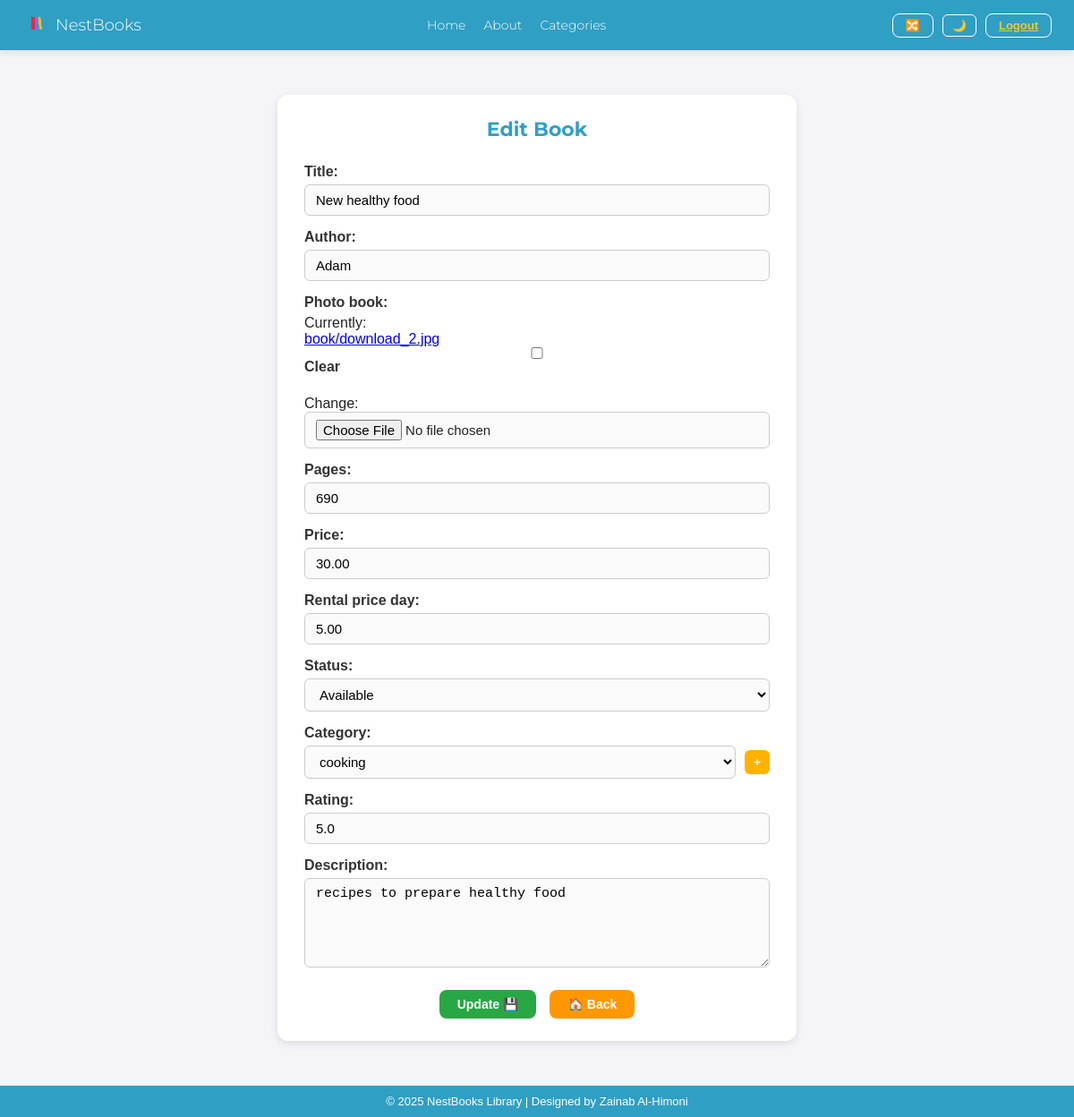
The page /books/edit/8/ (signed in) on the database its author committed.
### lms_app/models.py (models this page shows, shortened)
class Book(models.Model):
    STATUS_BOOK = [
        ('available', 'Available'),
        ('rental', 'Rental'),
        ('sold', 'Sold'),
    ]
    title = models.CharField(max_length=250)
    author = models.CharField(max_length=250, null=True, blank=True)
    photo_book = models.ImageField(upload_to='book', null=True, blank=True)
    pages = models.IntegerField(null=True, blank=True)
    price = models.DecimalField(max_digits=5, decimal_places=2, null=True, blank=True)
    rental_price_day = models.DecimalField(max_digits=5, decimal_places=2, null=True, blank=True)
    status = models.CharField(max_length=50, choices=STATUS_BOOK, null=True, blank=True)
    category = models.ForeignKey(Category, on_delete=models.PROTECT, null=True, blank=True)
    rating = models.FloatField(default=0)
    description = models.TextField(blank=True, null=True)

### lms_app/views.py (the view)
# urls.py: path('books/edit/<int:book_id>/', login_required(views.edit_book), name='edit_book'),
@login_required
def edit_book(request, book_id):
    book = get_object_or_404(Book, id=book_id)
    my_books = request.session.get('my_books', [])
    if not request.user.is_superuser and book.id not in my_books:
        return redirect('home')
    if request.method == 'POST':
        form = BookForm(request.POST, request.FILES, instance=book)
        if form.is_valid():
            form.save()
            return redirect('home')
    else:
        form = BookForm(instance=book)
    return render(request, 'books/add_book.html', {
        'form': form,
        'is_edit': True,
        'book': book
    })

### lms_app/forms.py
class BookForm(forms.ModelForm):
    rating = forms.DecimalField(
        required=False,
        min_value=0,
        max_value=5,
        decimal_places=1,
        max_digits=3,
        widget=forms.NumberInput(attrs={
            'placeholder': 'Enter rating ( 0 - 5)',
            'step': '0.1',
        })
    )
    class Meta:
        model = Book
        fields = ['title', 'author', 'photo_book', 'pages', 'price',
                  'rental_price_day', 'status', 'category', 'rating', 'description']

### lms_app/models.py (called while the page is built)
    def __str__(self):
        return self.name

### lms_app/templates/books/add_book.html (shortened to what this page needs)
{% extends 'base.html' %}
{% block content %}
<div class="manage-container">
    <div class="book-form">
        <h2>{% if is_edit %}Edit Book{% else %}Add New Book{% endif %}</h2>
        <form method="POST" enctype="multipart/form-data">
            {% for field in form %}
                {% if field.name == 'category' %}
                    <div class="form-row">
                        {{ field.label_tag }}
                        <div class="category-row">
                            {{ field }}
                            <button type="button"
                                    class="add-category-btn"
                                    onclick="window.location.href='{% url 'add_category' %}?next={{ request.path }}'">+
                            </button>
                        </div>
                    </div>
                {% else %}
                    <div class="form-row">
                        {{ field.label_tag }}
                        {{ field }}
                    </div>
                {% endif %}
            {% endfor %}
            <div class="button-group">
                <button type="submit" class="btn btn-green">
                    {% if is_edit %}Update 💾{% else %}Save 💾{% endif %}
                </button>
                <a href="{% url 'home' %}" class="btn btn-orange">🏠 Back</a>
            </div>
        </form>
    </div>
</div>
{% endblock %}

### lms_app/static/css/style.css (style rules this page uses)
* { margin: 0; padding: 0; box-sizing: border-box; }
html, body { height: 100%; }
body { font-family: Arial, sans-serif; background-color: #f4f4f9; color: #222; display: flex; flex-direction: column; min-height: 100vh; transition: background-color 0.3s, color 0.3s; }

### lms_app/templates/books/add_book.html (style rules this page uses)
.manage-container { display: flex; justify-content: center; margin: 40px auto; padding: 10px; max-width: 600px; }
.book-form { width: 100%; background-color: #fff; border-radius: 12px; box-shadow: 0 3px 10px rgba(0,0,0,0.1); padding: 25px 30px; }
.book-form h2 { text-align: center; color: #2f9fc4; font-family: 'Montserrat', sans-serif; font-size: 22px; margin-bottom: 25px; }
.form-row { display: flex; flex-direction: column; margin-bottom: 15px; }
.form-row label { font-weight: 600; color: #333; margin-bottom: 5px; }
.form-row input[type="text"], .form-row input[type="number"], .form-row input[type="file"], .form-row select, .form-row textarea { width: 100%; padding: 8px 12px; border: 1px solid #ccc; border-radius: 6px; font-size: 15px; background-color: #fafafa; transition: border-color 0.3s; }
.form-row textarea { height: 100px; resize: vertical; }
.add-category-btn { background-color: #ffb300; color: white; border: none; border-radius: 6px; font-weight: bold; padding: 6px 10px; cursor: pointer; transition: all 0.3s; }
.category-row { display: flex; align-items: center; gap: 10px; }
.button-group { margin-top: 25px; text-align: center; display: flex; justify-content: center; gap: 15px; }
.btn { padding: 8px 20px; border-radius: 8px; border: none; cursor: pointer; color: white; font-weight: bold; transition: all 0.3s; text-decoration: none; display: inline-block; font-size: 14px; }
.btn-green { background-color: #28a745; }
.btn-orange { background-color: #ff9800; }

### rows shown on the page
Book: form "New healthy food" "Adam" "690" "30.00" "5.00" "Available" "5.0" "recipes to prepare healthy food", form "cooking"

### other values the page prints
{{ field.label_tag }} "Title:" "Author:" "Photo book:" "Pages:" "Price:" "Rental price day:" "Status:" "Rating:" "Description:"
{{ field.label_tag }} "Category:"
